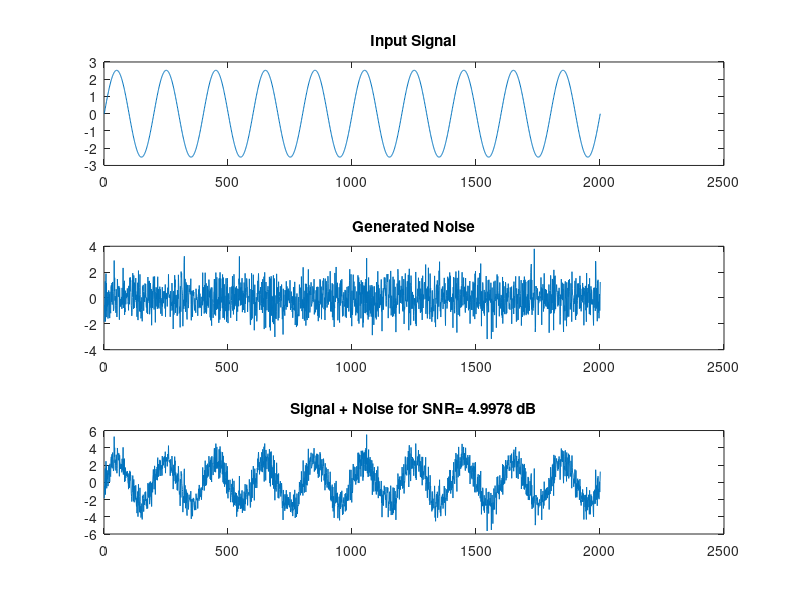

MATLAB code for this plot:
% SNR demo

Fs=2000;                        % Sampling Frequency
Fc=10;                          % Carrier Frequency
t=0:1/Fs:1;                     % define evaluation time
signal=sin(2*pi*Fc*t);          % Sample signal waveform
SNR=5;                          % SNR 5 dB will be added to signal 

% Generate Gaussian Noise with zero mean and unit variance
noise=randn(1,length(signal)); 

%Scale the input signal accordingly for the given SNR.
scaledSignal = std(noise)/std(signal)*(sqrt(10^(SNR/10)))*signal;


%calculate Signal power and noise power
signalPower = (norm(scaledSignal)^2)/length(scaledSignal);
noisePower = (norm(noise)^2)/length(noise);

%Alternative way of calculating Signal and noise power from their variance
%signalPower = var(scaledSignal);
%noisePower = var(noise);

%Calculate Signal to noise ratio for the scaledSignal and generated Noise
SNRratio = signalPower/noisePower;
measuredSNR=10*log10(SNRratio);

%Add the scaled signal with the generated noise
signalWithNoise=scaledSignal+noise;

%plotting commands
Fs=2000;                      %Sampling Frequency
Fc=10;                          % Carrier Frequency
t=0:1/Fs:1;                    % define evaluation time
signal=sin(2*pi*Fc*t);   % Sample signal waveform

%Generate Scaled signal, noise for SNR = 5dB
% Also works well for negative SNR
subplot(3,1,1);
plot(scaledSignal);
title('Input Signal');

subplot(3,1,2);
plot(noise);
title('Generated Noise');

subplot(3,1,3);
plot(signalWithNoise);
title(['Signal + Noise for SNR= ',num2str(measuredSNR),' dB']);